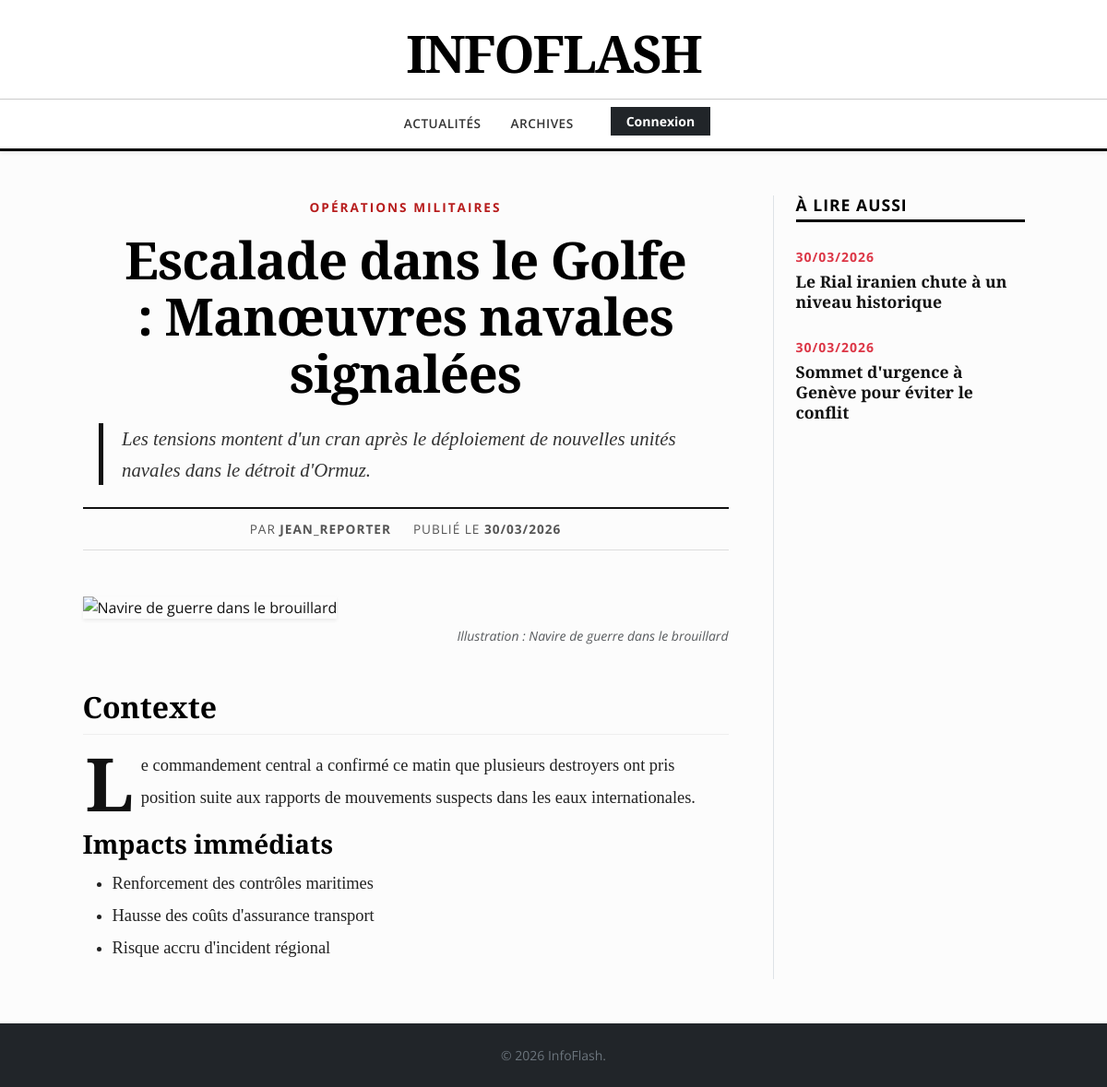
/frontoffice/lire.php?slug=escalade-golfe-manoeuvres-navales, run on an earlier commit of the app's database.
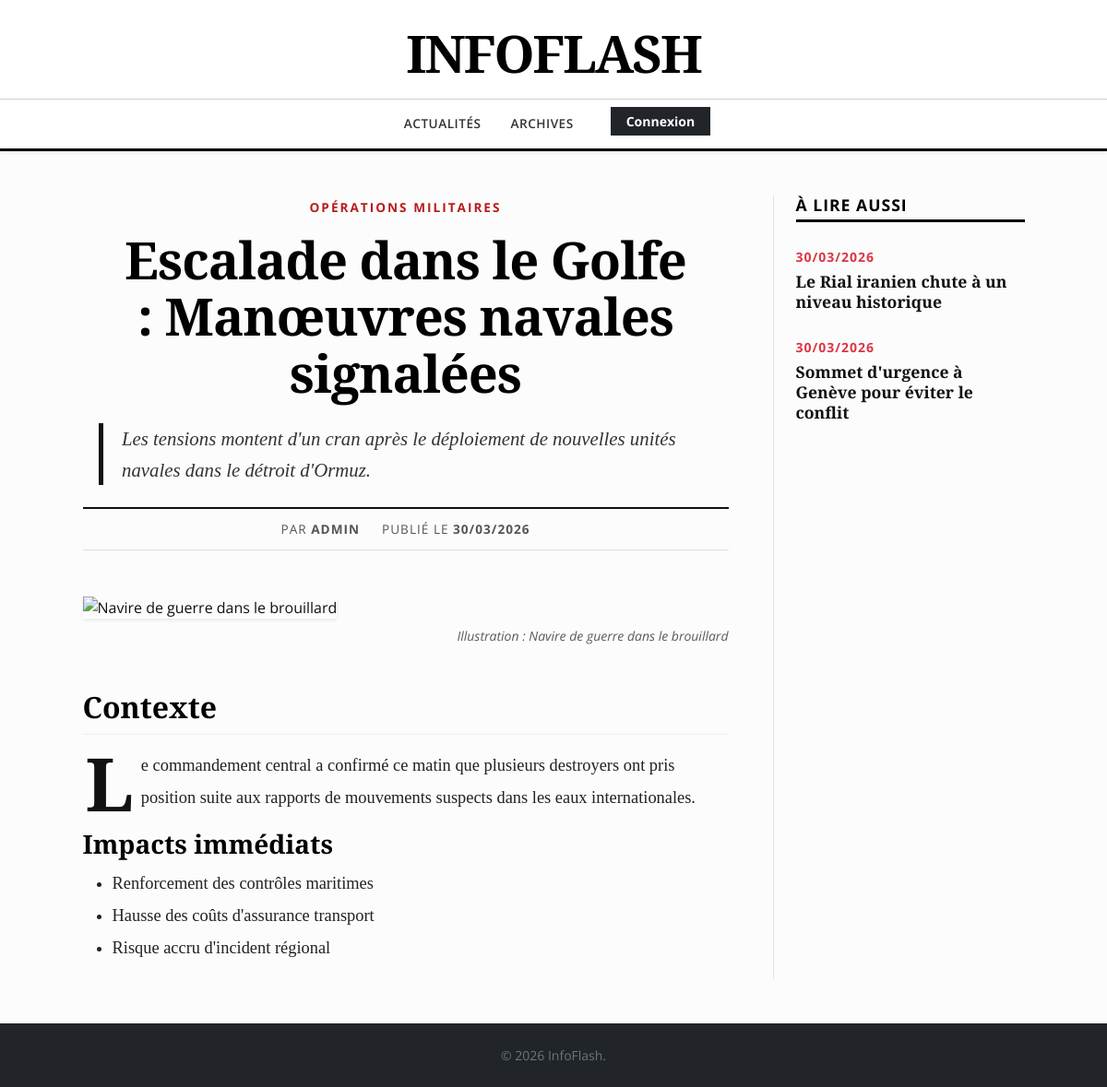
And on a later commit of the database.
### tables this page shows
CREATE TABLE article (
    id INT PRIMARY KEY AUTO_INCREMENT,
    title VARCHAR(255) NOT NULL,
    slug VARCHAR(255) NOT NULL UNIQUE,  
    summary TEXT,  
    content LONGTEXT NOT NULL,
    status ENUM('brouillon', 'publie', 'archive') DEFAULT 'brouillon',
    source_id INT,
    category_id INT,
    user_id INT,  
    created_at TIMESTAMP DEFAULT CURRENT_TIMESTAMP,
    updated_at TIMESTAMP DEFAULT CURRENT_TIMESTAMP ON UPDATE CURRENT_TIMESTAMP,
    FOREIGN KEY (source_id) REFERENCES source(id) ON DELETE SET NULL,
    FOREIGN KEY (category_id) REFERENCES category_article(id) ON DELETE SET NULL,
    FOREIGN KEY (user_id) REFERENCES user(id) ON DELETE SET NULL
);

CREATE TABLE user (
    id INT PRIMARY KEY AUTO_INCREMENT,
    username VARCHAR(100) NOT NULL UNIQUE,
    email VARCHAR(255) NOT NULL UNIQUE,
    password VARCHAR(255) NOT NULL,  
    role ENUM('admin', 'editeur') DEFAULT 'editeur',
    created_at TIMESTAMP DEFAULT CURRENT_TIMESTAMP
);

CREATE TABLE category_article (
    id INT PRIMARY KEY AUTO_INCREMENT,
    name VARCHAR(255) NOT NULL,
    slug VARCHAR(255) UNIQUE  
);

### frontoffice/lire.php (the view, shortened to what the changed rows need)
<?php
function e($value) { return htmlspecialchars((string) $value, ENT_QUOTES, 'UTF-8'); }
$slug = $_GET['slug'] ?? ''; $article = null; $error = ''; $recentArticles = [];
if (!empty($slug)) {
    try {
        $conn = getConnection();
        $sql = "SELECT a.id, a.title, a.slug, a.summary, a.content, a.created_at, c.name AS category_name, u.username AS author_name,
                s.name AS source_name, s.url AS source_url, COALESCE(ai_main.image_url, ai_any.image_url) AS image_url, COALESCE(ai_main.alt_text, ai_any.alt_text) AS alt_text
                FROM article a LEFT JOIN category_article c ON a.category_id = c.id LEFT JOIN user u ON a.user_id = u.id
                LEFT JOIN source s ON a.source_id = s.id LEFT JOIN article_image ai_main ON ai_main.article_id = a.id AND ai_main.is_main = 1
                LEFT JOIN article_image ai_any ON ai_any.article_id = a.id WHERE a.slug = ? AND a.status = 'publie' GROUP BY a.id";
        $stmt = $conn->prepare($sql); $stmt->bind_param("s", $slug); $stmt->execute(); $result = $stmt->get_result();
        if ($result->num_rows > 0) {
            $article = $result->fetch_assoc();
            $stmtRecent = $conn->prepare("SELECT title, slug, created_at FROM article WHERE status = 'publie' AND id != ? ORDER BY created_at DESC LIMIT 3");
            $stmtRecent->bind_param("i", $article['id']); $stmtRecent->execute();
            $recentArticles = $stmtRecent->get_result()->fetch_all(MYSQLI_ASSOC);
        } else { $error = "Cet article n'est plus disponible."; }
    } catch (Throwable $exception) { $error = "Erreur de chargement."; }
}
$defaultImage = 'https://images.unsplash.com/photo-1504711434969-e33886168f5c?auto=format&fit=crop&w=1200&q=60&fm=webp';
?>
<!DOCTYPE html>
<html lang="fr">
<head>
    <link href="https://cdn.jsdelivr.net/npm/bootstrap@5.3.0/dist/css/bootstrap.min.css" rel="stylesheet">
</head>
<body>
    <header class="bg-white pt-4 pb-3">
        <div class="container text-center"><a href="index.php" class="text-decoration-none"><h1 class="logo-text mb-0">INFOFLASH</h1></a></div>
    </header>
    <main class="container mb-5">
        <?php if ($article):
            $imageUrl = $article['image_url'] ?? $defaultImage;
            $altText = $article['alt_text'] ?? strip_tags($article['title']);
        ?>
            <div class="row justify-content-center">
                <div class="col-lg-8 pe-lg-5">
                    <header class="mb-5 text-center">
                        <span class="category-label"><?php echo e($article['category_name'] ?? 'Édition'); ?></span>
                        <h1 class="article-title fw-bold mb-4 mx-auto" style="max-width: 90%;"><?php echo e(strip_tags($article['title'])); ?></h1>
                        <?php if (!empty($article['summary'])): ?>
                            <div class="article-summary mb-4 text-start mx-auto" style="max-width: 95%;">
                                <?php echo nl2br(e(strip_tags($article['summary']))); ?>
                            </div>
                        <?php endif; ?>
                        <div class="article-meta d-flex justify-content-center gap-4">
                            <span>Par <strong><?php echo e($article['author_name'] ?? 'La Rédaction'); ?></strong></span>
                            <span>Publié le <strong><?php echo date('d/m/Y', strtotime($article['created_at'])); ?></strong></span>
                        </div>
                    </header>
                    <figure class="mb-5">
                        <img src="<?php echo e($imageUrl); ?>" width="1200" height="800" fetchpriority="high" class="img-fluid w-100 shadow-sm" style="object-fit:cover; max-height: 550px;" alt="<?php echo e($altText); ?>">
                        <figcaption class="text-end text-muted small mt-2 fst-italic">Illustration : <?php echo e($altText); ?></figcaption>
                    </figure>
                    <div class="article-content">
                        <?php echo $article['content']; ?>
                    </div>
                </div>
                <aside class="col-lg-3 mt-5 mt-lg-0 border-start ps-lg-4">
                    <div class="position-sticky" style="top: 100px;">
                        <h2 class="sidebar-title">À lire aussi</h2>
                        <div class="d-flex flex-column gap-4">
                            <?php foreach ($recentArticles as $recent): ?>
                                <article>
                                    <span class="text-danger small fw-bold text-uppercase" style="letter-spacing:1px;"><?php echo date('d/m/Y', strtotime($recent['created_at'])); ?></span><br>
                                    <a href="lire.php?slug=<?php echo e($recent['slug']); ?>" class="recent-link lh-sm d-inline-block mt-1">
                                        <?php echo e(strip_tags($recent['title'])); ?>
                                    </a>
                                </article>
                            <?php endforeach; ?>
                        </div>
                    </div>
                </aside>
            </div>
        <?php endif; ?>
    </main>
</body>
</html>

What changed in the data, as far as the page shows it:
changed through a linked row, article "Escalade dans le Golfe : Manœuvres navales signalées": user.username "JEAN_REPORTER" → "ADMIN"
